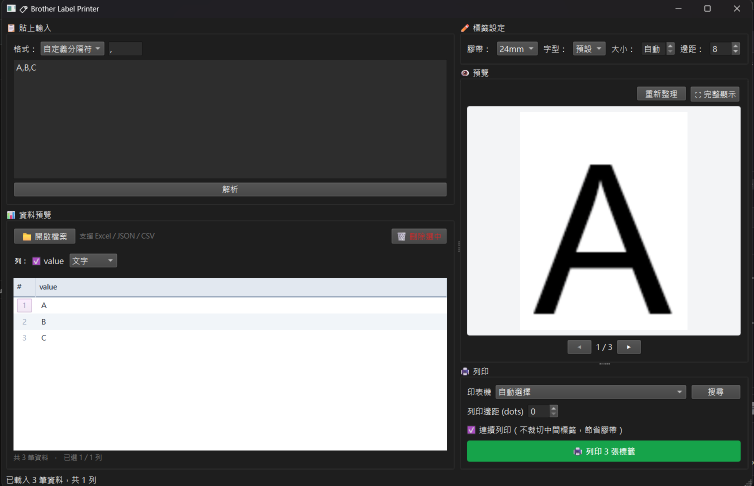
#> input picture GUI.png, 1507 x 971 px (shown at 1/2 size)
$ python -i raster.py   (imports and definitions only)
#> lines starting #> are read from the running program, lines starting #| are printed output that depends on the picture; after the words box and inside, x2 and y2 are one past the last pixel; in counts of white or black regions, pixels touching at a corner belong together
#> further down, picture is the input picture: PIL image 1507x971 RGBA; mean R, G, B, A 114, 116.3, 115.6, 255
"""Raster image preparation for Brother PT printers."""
from PIL import Image
from .constants import MediaWidthToTapeMargin


# [7 lines left out: function make_fit, not called in this run]


def has_transparency(img: Image.Image) -> bool:
    return img.info.get("transparency") is not None


def select_raster_channel(image: Image.Image) -> Image.Image:
    if image.mode == "P":
        image = image.convert("RGBA") if has_transparency(image) else image.convert("RGB")

    if image.mode == "1":
        return image
    elif image.mode == "L":
        # dark pixel (< 128) = print, white = no print
        return image.point(lambda x: 0xFF if x < 128 else 0)
    elif image.mode == "RGB":
        gray = image.convert("L")
        return gray.point(lambda x: 0xFF if x < 128 else 0)
    elif image.mode == "RGBA":
        # Composite onto white background first, then threshold
        bg = Image.new("RGB", image.size, "white")
#> bg: PIL image 1507x971 RGB; every value is 255
        bg.paste(image, mask=image.split()[3])  # use alpha as mask
        gray = bg.convert("L")
        return gray.point(lambda x: 0xFF if x < 128 else 0)
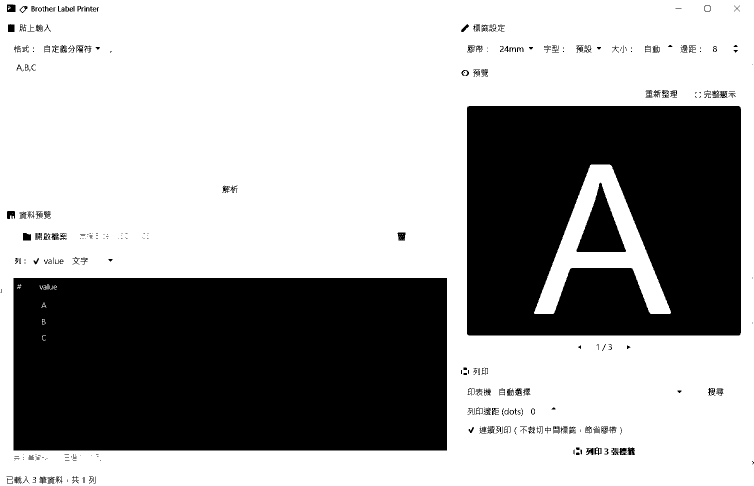
#> returned value: PIL image 1507x971 L (shown at 1/2 size); 63.4% white; 362 black regions (179 under 20 px), largest, box (x1, y1, x2, y2) and area: (27, 556, 894, 901) 298882, (934, 212, 1482, 671) 218483, (1153, 365, 1252, 504) 6880
    else:
        raise AttributeError(f"Unsupported color space: {image.mode}")


# [48 lines left out: functions compress_buffer, prepare_image, raster_image, not called in this run]

>>> from PIL import Image
>>> picture = Image.open('../../../GUI.png')
>>> result = select_raster_channel(picture)
